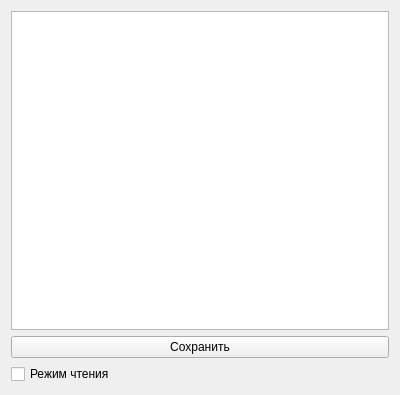
<?xml version="1.0" encoding="UTF-8"?>
<ui version="4.0">
 <class>Form</class>
 <widget class="QWidget" name="Form">
  <property name="geometry">
   <rect>
    <x>0</x>
    <y>0</y>
    <width>400</width>
    <height>395</height>
   </rect>
  </property>
  <property name="windowTitle">
   <string>Form</string>
  </property>
  <layout class="QVBoxLayout" name="verticalLayout_2">
   <item>
    <layout class="QVBoxLayout" name="verticalLayout">
     <item>
      <widget class="QTextEdit" name="textEdit"/>
     </item>
    </layout>
   </item>
   <item>
    <widget class="QPushButton" name="pushButton">
     <property name="text">
      <string>Сохранить</string>
     </property>
    </widget>
   </item>
   <item>
    <widget class="QCheckBox" name="checkBox">
     <property name="text">
      <string>Режим чтения</string>
     </property>
    </widget>
   </item>
  </layout>
 </widget>
 <resources/>
 <connections/>
</ui>
